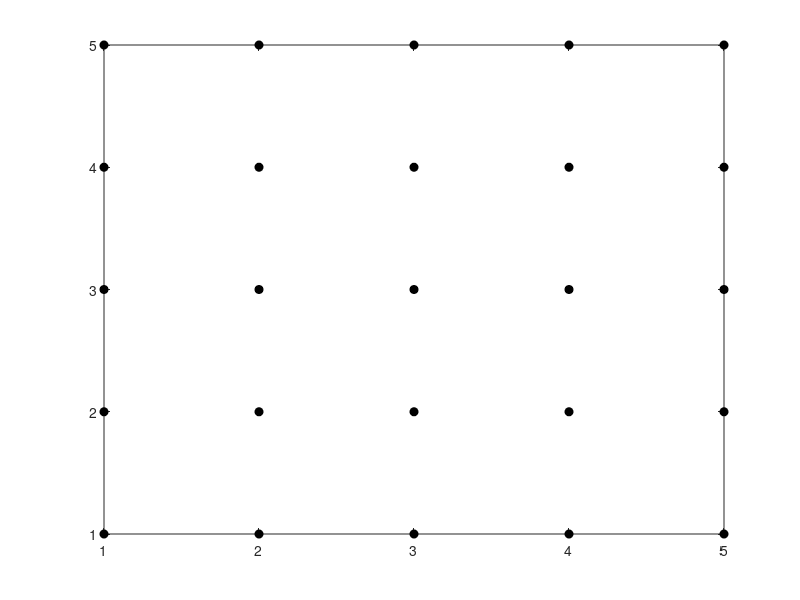

Here is the MATLAB script that generated this plot:
% cov192D.m


clear
close all
clc


% Population  N2
  N  = 5;  
  N2 = N^2;
  
% location  
%  x = randi([1 N],N,N);
%  y = randi([1 N],N,N);

x = 1:N;

[xx, yy] = meshgrid(x,x);


figure(1)
  Hplot = plot(xx,yy,'ok');
  set(Hplot,'markersize',6,'markerfacecolor','k');
  

  
